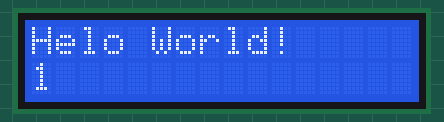
Simulated run of this sketch. Board: Arduino Uno, built with avr-gcc and run on an emulated ATmega328P. On the bench: 16×2 character LCD.

Above: at 1.1 s.
At 5.1 s:
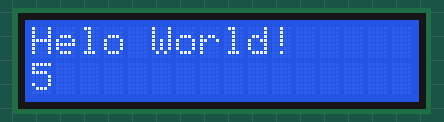
At 10.1 s:
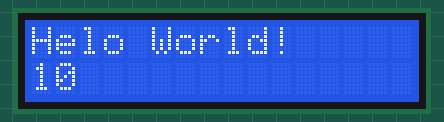
At 20.1 s:
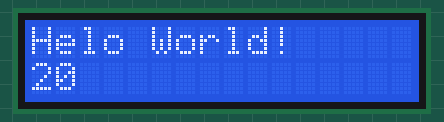
At 29.1 s:
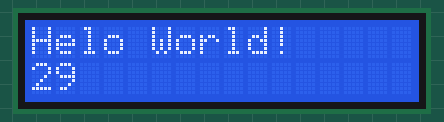
At 39.1 s:
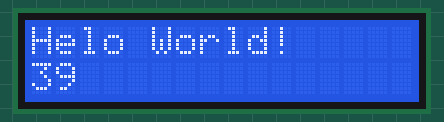

Measured:
- what the display in image 0 shows lasts 0.9 s, from 1.1 s to 2.0 s
- what the display in image 1 shows lasts 1.0 s, from 5.0 s to 6.0 s

The sketch:

sketch_mar31a.ino
```cpp
#include <LiquidCrystal.h>

const int rs = 2, en = 3, d4 = 4, d5 = 5, d6 = 6, d7 =7;
LiquidCrystal lcd(rs,en,d4,d5,d6,d7);

void setup() {
  lcd.begin(16,2);
  lcd.print("Helo World!");
  delay(1000);

}

void loop() {
  lcd.setCursor(0, 1);
  lcd.print(millis()/1000);
}
```
